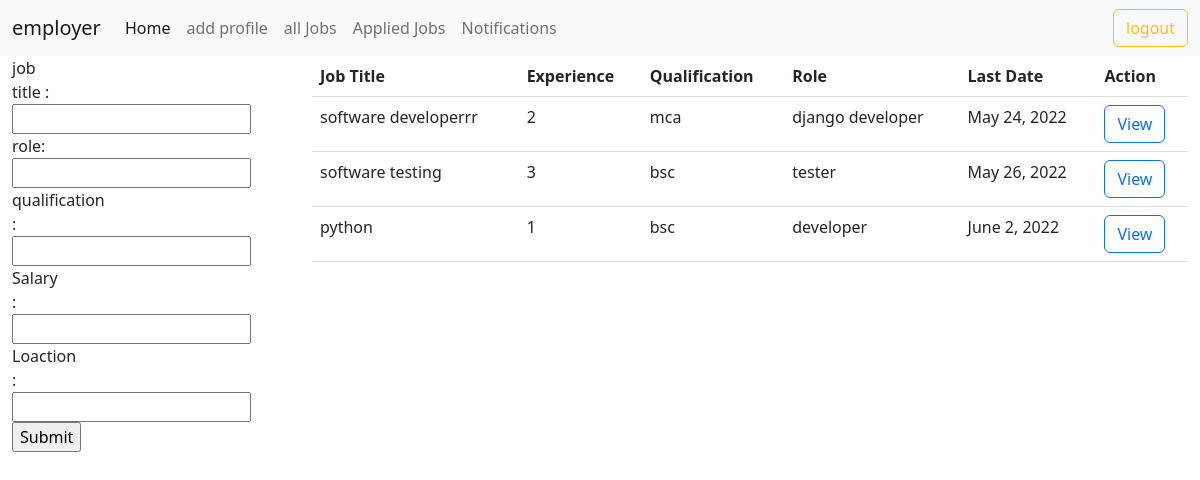
The app's page /candidate/home (signed in) with its own data.
### users/models.py (models this page shows, shortened)
class User(AbstractUser):
    phone = models.CharField(max_length=12)
    options = (
        ("employer", "employer"),
        ("candidate", "candidate")
    )
    role = models.CharField(max_length=12, choices=options, default="candidate")

### employer/models.py (models this page shows, shortened)
class Jobs(models.Model):
    posted_by = models.ForeignKey(User, on_delete=models.CASCADE, related_name="company")
    job_title = models.CharField(max_length=120)
    job_description = models.TextField()
    role = models.CharField(max_length=120)
    experience = models.PositiveIntegerField(default=0)
    location = models.CharField(max_length=120)
    salary = models.PositiveIntegerField()
    created_date = models.DateField(auto_now_add=True)
    last_date = models.DateField(null=True)
    qualification = models.CharField(max_length=120, null=True)

### candidate/views.py (the view)
# urls.py: path("home", views.CandidateHomeView.as_view(), name="cand-home"),
@method_decorator(signin_required, name="dispatch")
class CandidateHomeView(TemplateView):
    template_name = "cand-home.html"
    def get(self, request, *args, **kwargs):
        filter = JobFilter(request.GET,queryset=Jobs.objects.all())
        return render(request, "cand-home.html", {"filter":filter})

### candidate/templates/cand-home.html
{%extends 'base_cand.html'%}
{%block body_block%}
<div class="container-fluid">
    <div class="row">
        <div class="col-3">
            <form action="" method="get">
                <div class="col">
                    <div class="col-2">job title : {{filter.form.job_title}}</div>
                    <div class="col-2">role: {{filter.form.role}}</div>
                    <div class="col-2">qualification : {{filter.form.qualification}}</div>
                    <div class="col-2">Salary : {{filter.form.salary}}</div>
                    <div class="col-2">Loaction : {{filter.form.location}}</div>
                </div>
                <input type="submit">
            </form>
        </div>
        <div class="col-9">
            <table class="table table-hover">
                <tr>
                    <th>Job Title</th>
                    <th>Experience</th>
                    <th>Qualification</th>
                    <th>Role</th>
                    <th>Last Date</th>
                    <th>Action</th>
                </tr>
                {%for job in filter.qs%}
                <tr>
                    <td>{{job.job_title}}</td>
                    <td>{{job.experience}}</td>
                    <td>{{job.qualification}}</td>
                    <td>{{job.role}}</td>
                    <td>{{job.last_date}}</td>
                    <td>
                        <a class="btn btn-outline-primary" href="{%url 'cand-jobdetail' job.id%}">View</a>
                    </td>
                </tr>
                {%endfor%}
            </table>
        </div>
    </div>
</div>
{%endblock%}

### candidate/templates/base_cand.html (shortened to what this page needs)
<!DOCTYPE html>
<html lang="en">
<head>
    <link href="https://cdn.jsdelivr.net/npm/bootstrap@5.2.0-beta1/dist/css/bootstrap.min.css" rel="stylesheet"
>
</head>
<body>
<nav class="navbar navbar-expand-lg bg-light">
    <div class="container-fluid">
        <a class="navbar-brand" href="#">{{request.user}}</a>
        <div class="collapse navbar-collapse" id="navbarNavAltMarkup">
            <div class="navbar-nav me-auto mb-2 mb-lg-0">
                <a class="nav-link active" aria-current="page" href="{%url 'cand-home'%}">Home</a>
                {%if request.user.candidates%}
                <a class="nav-link" href="{%url 'cand-profdetail'%}">view profile</a>
                {%else%}
                <a class="nav-link" href="{%url 'cand-addprofile'%}">add profile</a>
                {%endif%}
                <a class="nav-link" href="{%url 'cand-joblist'%}">all Jobs</a>
                <a class="nav-link" href="{%url 'cand-myapplic'%}">Applied Jobs</a>
                <a class="nav-link" href="{%url 'cand-acptjob'%}">Notifications</a>
            </div>
            <div class="navbar-nav mr-auto mb-2 mb-lg-0">
                <a class="btn btn-outline-warning" href="{%url 'signout'%}">logout</a>
            </div>
        </div>
    </div>
</nav>
{%block body_block%}
{%endblock%}
</body>
</html>

### records on screen
User: user "employer"
Jobs: job_title "software developerrr", experience "2", qualification "mca", role "django developer", last_date "May 24, 2022"
Jobs: job_title "software testing", experience "3", qualification "bsc", role "tester", last_date "May 26, 2022"
Jobs: job_title "python", experience "1", qualification "bsc", role "developer", last_date "June 2, 2022"
